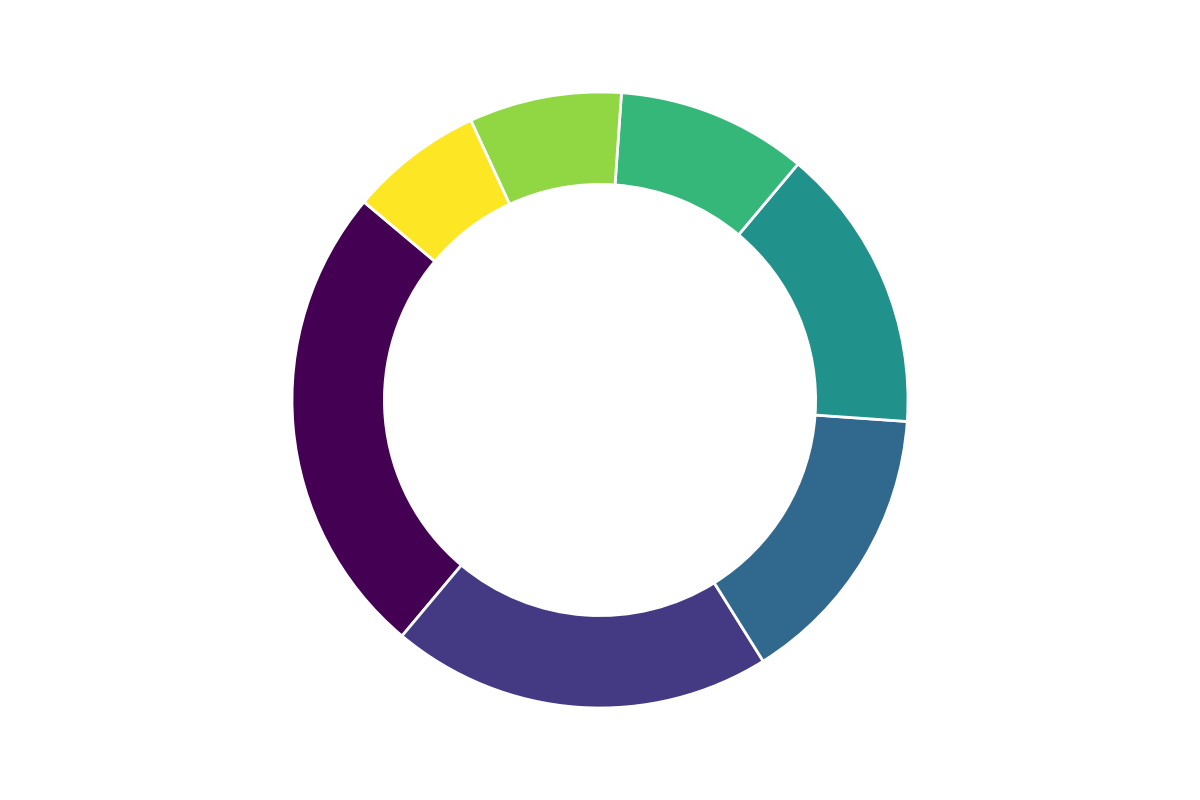

The Python source for this figure:
import matplotlib.pyplot as plt
import numpy as np
from matplotlib import cm

# Data for pie chart
popularity = [25, 20, 15, 15, 10, 8, 7]

# Color scheme using a gradient colormap
colors = cm.viridis(np.linspace(0, 1, len(popularity)))

# Create the plot
fig, ax = plt.subplots(figsize=(12, 8))
wedges, texts = ax.pie(
    popularity, 
    labels=None,  # Remove labels
    colors=colors, 
    autopct=None,  # Remove percentage labels
    startangle=140,
    pctdistance=0.8, 
    wedgeprops=dict(width=0.3, edgecolor='white', linewidth=2)
)

# Draw circle for donut chart
centre_circle = plt.Circle((0, 0), 0.60, fc='white')
fig.gca().add_artist(centre_circle)

# Remove borders by setting axis off
ax.axis('off')

# Automatically adjust layout to prevent overlap
plt.tight_layout()

# Display the plot
plt.show()
